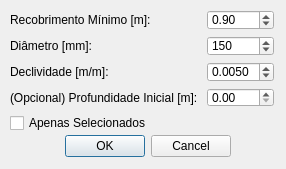
<?xml version="1.0" encoding="UTF-8"?>
<ui version="4.0">
 <class>recobrimento_dialog</class>
 <widget class="QDialog" name="recobrimento_dialog">
  <property name="geometry">
   <rect>
    <x>0</x>
    <y>0</y>
    <width>286</width>
    <height>169</height>
   </rect>
  </property>
  <property name="windowTitle">
   <string>saniBID RedBasica</string>
  </property>
  <widget class="QDialogButtonBox" name="buttonBox">
   <property name="geometry">
    <rect>
     <x>10</x>
     <y>130</y>
     <width>221</width>
     <height>32</height>
    </rect>
   </property>
   <property name="orientation">
    <enum>Qt::Horizontal</enum>
   </property>
   <property name="standardButtons">
    <set>QDialogButtonBox::Cancel|QDialogButtonBox::Ok</set>
   </property>
  </widget>
  <widget class="QWidget" name="formLayoutWidget">
   <property name="geometry">
    <rect>
     <x>10</x>
     <y>10</y>
     <width>264</width>
     <height>123</height>
    </rect>
   </property>
   <layout class="QFormLayout" name="formLayout">
    <item row="0" column="0">
     <widget class="QLabel" name="label">
      <property name="text">
       <string>Recobrimento Mínimo [m]: </string>
      </property>
     </widget>
    </item>
    <item row="1" column="0">
     <widget class="QLabel" name="label_2">
      <property name="text">
       <string>Diâmetro [mm]: </string>
      </property>
     </widget>
    </item>
    <item row="2" column="0">
     <widget class="QLabel" name="label_3">
      <property name="text">
       <string>Declividade [m/m]: </string>
      </property>
     </widget>
    </item>
    <item row="3" column="0">
     <widget class="QLabel" name="label_4">
      <property name="text">
       <string>(Opcional) Profundidade Inicial [m]: </string>
      </property>
     </widget>
    </item>
    <item row="0" column="1">
     <widget class="QgsDoubleSpinBox" name="qdsbRecobrimento">
      <property name="minimum">
       <double>0.000000000000000</double>
      </property>
      <property name="singleStep">
       <double>0.100000000000000</double>
      </property>
      <property name="value">
       <double>0.900000000000000</double>
      </property>
     </widget>
    </item>
    <item row="1" column="1">
     <widget class="QgsDoubleSpinBox" name="qdsbDiamentro">
      <property name="decimals">
       <number>0</number>
      </property>
      <property name="minimum">
       <double>0.000000000000000</double>
      </property>
      <property name="maximum">
       <double>100000.000000000000000</double>
      </property>
      <property name="singleStep">
       <double>50.000000000000000</double>
      </property>
      <property name="value">
       <double>150.000000000000000</double>
      </property>
     </widget>
    </item>
    <item row="2" column="1">
     <widget class="QgsDoubleSpinBox" name="qdsbDeclividade">
      <property name="decimals">
       <number>4</number>
      </property>
      <property name="minimum">
       <double>0.000000000000000</double>
      </property>
      <property name="singleStep">
       <double>0.000500000000000</double>
      </property>
      <property name="value">
       <double>0.005000000000000</double>
      </property>
     </widget>
    </item>
    <item row="3" column="1">
     <widget class="QgsDoubleSpinBox" name="qdsbProfundidade"/>
    </item>
    <item row="4" column="0">
     <widget class="QCheckBox" name="cbSelecionados">
      <property name="text">
       <string>Apenas Selecionados</string>
      </property>
     </widget>
    </item>
   </layout>
  </widget>
 </widget>
 <customwidgets>
  <customwidget>
   <class>QgsDoubleSpinBox</class>
   <extends>QDoubleSpinBox</extends>
   <header>qgsdoublespinbox.h</header>
  </customwidget>
 </customwidgets>
 <resources/>
 <connections>
  <connection>
   <sender>buttonBox</sender>
   <signal>accepted()</signal>
   <receiver>recobrimento_dialog</receiver>
   <slot>accept()</slot>
   <hints>
    <hint type="sourcelabel">
     <x>248</x>
     <y>254</y>
    </hint>
    <hint type="destinationlabel">
     <x>157</x>
     <y>274</y>
    </hint>
   </hints>
  </connection>
  <connection>
   <sender>buttonBox</sender>
   <signal>rejected()</signal>
   <receiver>recobrimento_dialog</receiver>
   <slot>reject()</slot>
   <hints>
    <hint type="sourcelabel">
     <x>316</x>
     <y>260</y>
    </hint>
    <hint type="destinationlabel">
     <x>286</x>
     <y>274</y>
    </hint>
   </hints>
  </connection>
 </connections>
</ui>
